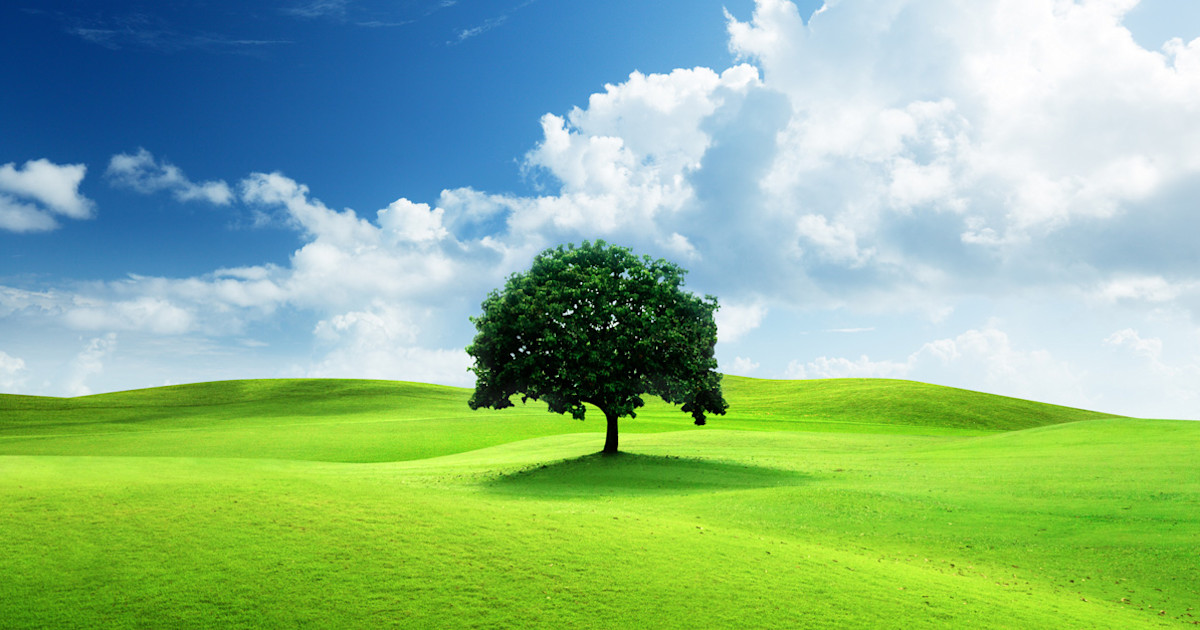
#> input picture MCA_Rungta/Computer Vision/image.jpg, 1200 x 630 px
$ python 09_Histogram.py
#> lines starting #> are read from the running program, lines starting #| are printed output that depends on the picture
import cv2, numpy as np
import matplotlib.pyplot as plt

img = cv2.imread('image.jpg')
#> img is the input picture: shape (630, 1200, 3); mean B, G, R 139.9, 183.6, 139.8
gray = cv2.cvtColor(img, cv2.COLOR_BGR2GRAY)
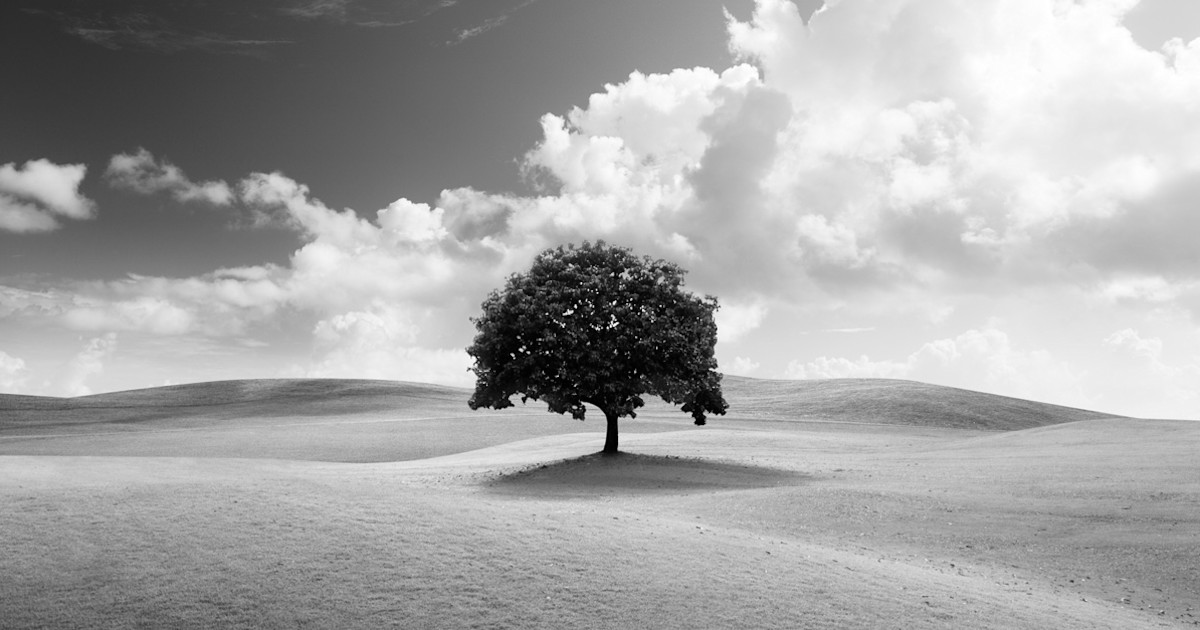
#> gray: shape (630, 1200); min 0, max 255, mean 165.5

hist = cv2.calcHist(
    [gray],
    [0],
    None,
    [256],
    [0, 256]
)
#> hist = 256 values, max 6534 at index 185, min 194 at index 0, mean 2953.1

plt.plot(hist)
plt.xlabel("Intensity")
plt.ylabel("Number of Pixels")
plt.show()
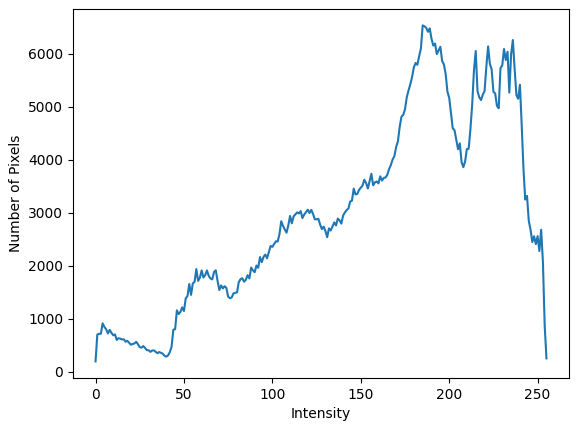
#> figure drawn by matplotlib, 1 panel; curve peaks at x = 185, y = 6534

$ run again, with MCA_Rungta/Computer Vision/sample.jpg copied over MCA_Rungta/Computer Vision/image.jpg
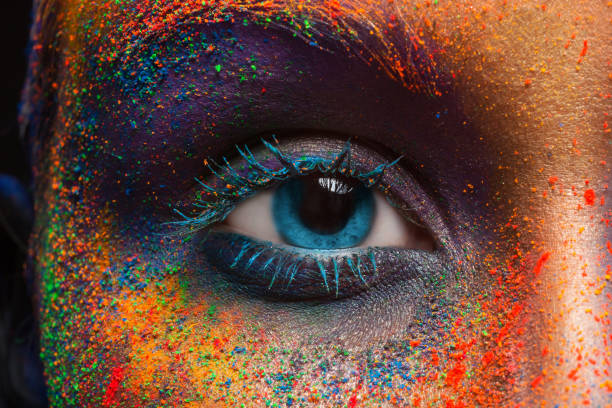
#> input picture MCA_Rungta/Computer Vision/sample.jpg, 612 x 408 px
#> img is the input picture: shape (408, 612, 3); mean B, G, R 59.2, 72.5, 105.7
#> `gray = cv2.cvtColor(img, cv2.COLOR_BGR2GRAY)`:
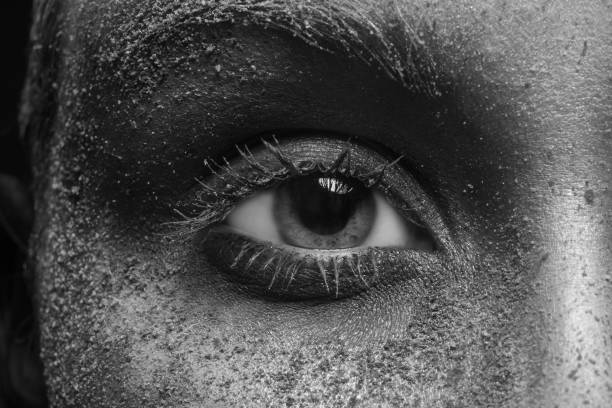
#> gray: shape (408, 612); min 1, max 247, mean 80.9
#> hist = 256 values, max 3806 at index 9, min 0 at index 0, mean 975.4
#> `plt.show()`:
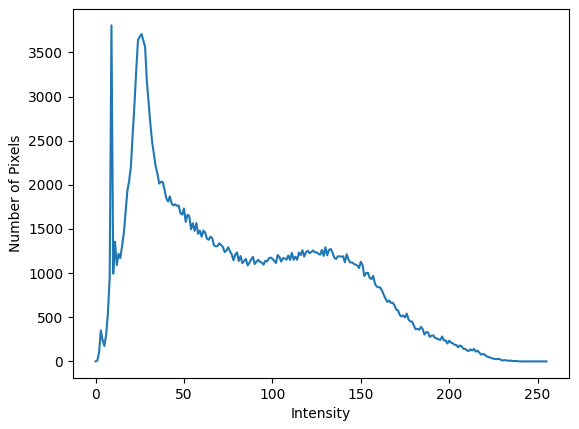
#> figure drawn by matplotlib, 1 panel; curve peaks at x = 9, y = 3806
